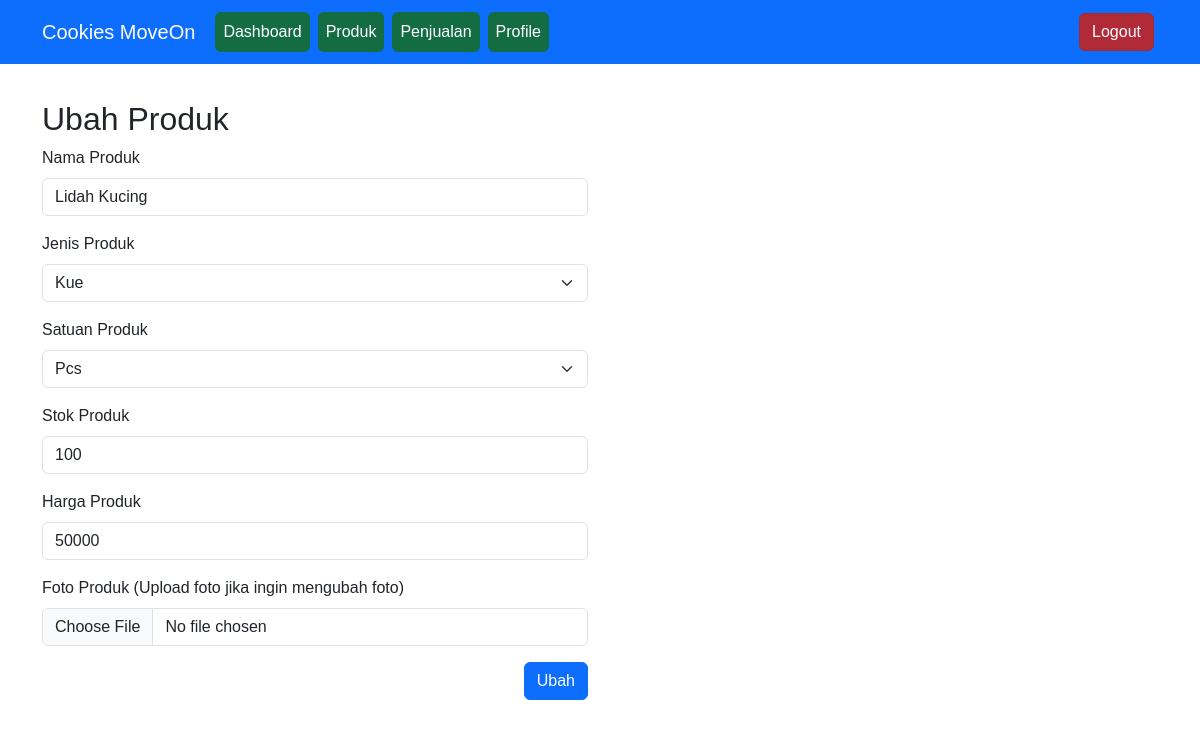
Page /ubah_produk.php?id_produk=5 (signed in) on the committed database.
### tables this page shows
CREATE TABLE `produk` (
  `id_produk` int(11) NOT NULL,
  `nama_produk` varchar(100) NOT NULL,
  `jenis_produk` enum('Kue','Roti','Pizza') NOT NULL,
  `satuan_produk` enum('Pcs','Toples') NOT NULL,
  `stok_produk` int(11) NOT NULL,
  `harga_produk` int(11) NOT NULL,
  `foto_produk` text NOT NULL
);

### ubah_produk.php (the view, shortened to what this page needs)
<?php
	require_once 'koneksi.php';
	$id_produk = $_GET['id_produk'];
	$produk = mysqli_query($koneksi, "SELECT * FROM produk WHERE id_produk = '$id_produk'");
	$data_produk = mysqli_fetch_assoc($produk);
?>
<!DOCTYPE html>
<html>
<head>
	<?php include_once 'head.php'; ?>
</head>
<body>
	<?php include_once 'navbar.php'; ?>
	<div class="container anti-navbar">
		<div class="row">
			<div class="col-lg-6">
				<h2>Ubah Produk</h2>
				<form method="post" enctype="multipart/form-data">
					<div class="mb-3">
					    <label for="nama_produk" class="form-label">Nama Produk</label>
					    <input type="text" class="form-control" id="nama_produk" name="nama_produk" value="<?= $data_produk['nama_produk']; ?>" required>
					</div>
					<div class="mb-3">
					    <label for="jenis_produk" class="form-label">Jenis Produk</label>
					    <select class="form-select" id="jenis_produk" name="jenis_produk" required>
						    <option value="<?= $data_produk['jenis_produk']; ?>"><?= $data_produk['jenis_produk']; ?></option>
						</select>
					</div>
					<div class="mb-3">
					    <label for="satuan_produk" class="form-label">Satuan Produk</label>
					    <select class="form-select" id="satuan_produk" name="satuan_produk" required>
					    	<option value="<?= $data_produk['satuan_produk']; ?>"><?= $data_produk['satuan_produk']; ?></option>
					    </select>
					</div>
					<div class="mb-3">
					    <label for="stok_produk" class="form-label">Stok Produk</label>
					    <input type="number" class="form-control" id="stok_produk" name="stok_produk" value="<?= $data_produk['stok_produk']; ?>" required>
					</div>
					<div class="mb-3">
					    <label for="harga_produk" class="form-label">Harga Produk</label>
					    <input type="number" class="form-control" id="harga_produk" name="harga_produk" value="<?= $data_produk['harga_produk']; ?>" required>
					</div>
					<div class="mb-3">
					    <label for="foto_produk" class="form-label">Foto Produk (Upload foto jika ingin mengubah foto)</label>
					    <input type="file" class="form-control" id="foto_produk" name="foto_produk">
					</div>
					<div class="mb-3 text-end">
						<button type="submit" class="btn btn-primary" name="btnUbah">Ubah</button>
					</div>
				</form>
			</div>
		</div>
	</div>
</body>
</html>

### css/style.css (style rules this page uses)
* { padding: 0; margin-top: 0; font-family: sans-serif; }
.container { width: 80%; margin: 0 auto; }
.container:after { content: " "; display: block; clear: both; }
.anti-navbar { padding-top: 100px; }

### rows in the picture
produk: nama_produk "Lidah Kucing", jenis_produk "Kue", satuan_produk "Pcs", stok_produk "100", harga_produk "50000"
